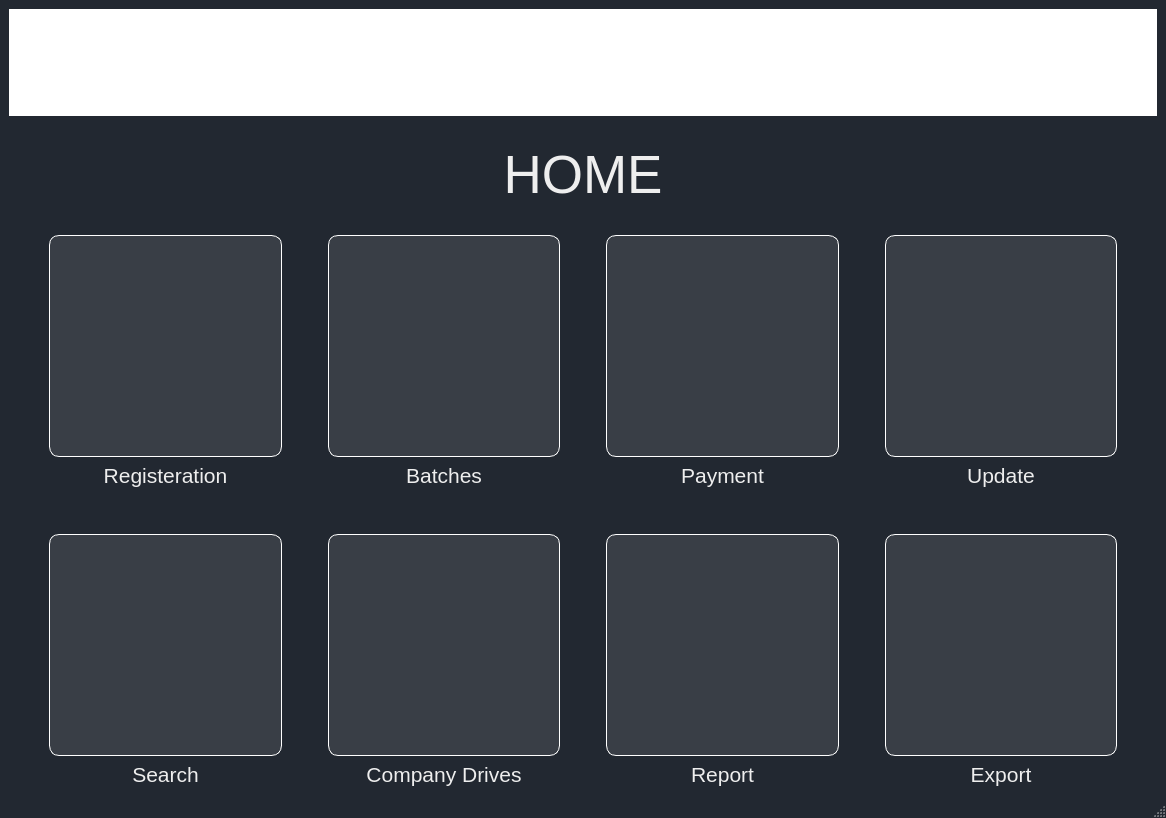
<?xml version="1.0" encoding="UTF-8"?>
<ui version="4.0">
 <class>MainWindow</class>
 <widget class="QMainWindow" name="MainWindow">
  <property name="geometry">
   <rect>
    <x>0</x>
    <y>0</y>
    <width>1166</width>
    <height>818</height>
   </rect>
  </property>
  <property name="windowTitle">
   <string>MainWindow</string>
  </property>
  <property name="autoFillBackground">
   <bool>false</bool>
  </property>
  <property name="styleSheet">
   <string notr="true">QMainWindow
{
background-color: #222831;
}
QPushButton{
color:#ffffff;
width: 220px;
height: 220px;
border-radius: 10px;
background-color: #393e46;
border: 1px solid #ffffff;
}

QPushButton:Hover{
background-color:#32e0c4;
}</string>
  </property>
  <widget class="QWidget" name="centralwidget">
   <layout class="QGridLayout" name="gridLayout">
    <item row="0" column="0">
     <layout class="QVBoxLayout" name="verticalLayout_10">
      <item>
       <widget class="QLabel" name="label">
        <property name="enabled">
         <bool>true</bool>
        </property>
        <property name="styleSheet">
         <string notr="true">background-color:white;
image: url(:/img/BITS png.png);
width: 1047px;
height: 188px;</string>
        </property>
        <property name="text">
         <string/>
        </property>
       </widget>
      </item>
      <item>
       <widget class="QLabel" name="label_10">
        <property name="font">
         <font>
          <family>Segoe UI</family>
          <pointsize>40</pointsize>
         </font>
        </property>
        <property name="mouseTracking">
         <bool>true</bool>
        </property>
        <property name="styleSheet">
         <string notr="true">color: rgb(50, 224, 196);
color: rgb(238, 238, 238);</string>
        </property>
        <property name="text">
         <string>&lt;html&gt;&lt;head/&gt;&lt;body&gt;&lt;p align=&quot;center&quot;&gt;HOME&lt;/p&gt;&lt;/body&gt;&lt;/html&gt;</string>
        </property>
       </widget>
      </item>
     </layout>
    </item>
    <item row="1" column="0">
     <layout class="QVBoxLayout" name="verticalLayout_9">
      <item>
       <layout class="QHBoxLayout" name="horizontalLayout">
        <item>
         <spacer name="horizontalSpacer_7">
          <property name="orientation">
           <enum>Qt::Horizontal</enum>
          </property>
          <property name="sizeType">
           <enum>QSizePolicy::Minimum</enum>
          </property>
          <property name="sizeHint" stdset="0">
           <size>
            <width>40</width>
            <height>20</height>
           </size>
          </property>
         </spacer>
        </item>
        <item>
         <layout class="QVBoxLayout" name="verticalLayout">
          <item>
           <widget class="QPushButton" name="registeration">
            <property name="font">
             <font>
              <pointsize>12</pointsize>
             </font>
            </property>
            <property name="cursor">
             <cursorShape>PointingHandCursor</cursorShape>
            </property>
            <property name="toolTip">
             <string>New Registeration</string>
            </property>
            <property name="styleSheet">
             <string notr="true"/>
            </property>
            <property name="text">
             <string/>
            </property>
            <property name="icon">
             <iconset resource="hi.qrc">
              <normaloff>:/img/add.png</normaloff>:/img/add.png</iconset>
            </property>
            <property name="iconSize">
             <size>
              <width>60</width>
              <height>60</height>
             </size>
            </property>
           </widget>
          </item>
          <item>
           <widget class="QLabel" name="label_2">
            <property name="font">
             <font>
              <pointsize>12</pointsize>
             </font>
            </property>
            <property name="styleSheet">
             <string notr="true">color: rgb(238, 238, 238);</string>
            </property>
            <property name="text">
             <string>&lt;html&gt;&lt;head/&gt;&lt;body&gt;&lt;p&gt;&lt;span style=&quot; font-size:16pt;&quot;&gt;Registeration&lt;/span&gt;&lt;/p&gt;&lt;/body&gt;&lt;/html&gt;</string>
            </property>
            <property name="alignment">
             <set>Qt::AlignCenter</set>
            </property>
           </widget>
          </item>
         </layout>
        </item>
        <item>
         <spacer name="horizontalSpacer">
          <property name="orientation">
           <enum>Qt::Horizontal</enum>
          </property>
          <property name="sizeType">
           <enum>QSizePolicy::Minimum</enum>
          </property>
          <property name="sizeHint" stdset="0">
           <size>
            <width>40</width>
            <height>20</height>
           </size>
          </property>
         </spacer>
        </item>
        <item>
         <layout class="QVBoxLayout" name="verticalLayout_2">
          <item>
           <widget class="QPushButton" name="Batches">
            <property name="font">
             <font>
              <pointsize>12</pointsize>
             </font>
            </property>
            <property name="cursor">
             <cursorShape>PointingHandCursor</cursorShape>
            </property>
            <property name="styleSheet">
             <string notr="true"/>
            </property>
            <property name="text">
             <string/>
            </property>
            <property name="icon">
             <iconset resource="hi.qrc">
              <normaloff>:/img/batch.png</normaloff>:/img/batch.png</iconset>
            </property>
            <property name="iconSize">
             <size>
              <width>60</width>
              <height>60</height>
             </size>
            </property>
           </widget>
          </item>
          <item>
           <widget class="QLabel" name="label_3">
            <property name="font">
             <font>
              <pointsize>12</pointsize>
             </font>
            </property>
            <property name="styleSheet">
             <string notr="true">color: rgb(238, 238, 238);</string>
            </property>
            <property name="text">
             <string>&lt;html&gt;&lt;head/&gt;&lt;body&gt;&lt;p&gt;&lt;span style=&quot; font-size:16pt;&quot;&gt;Batches&lt;/span&gt;&lt;/p&gt;&lt;/body&gt;&lt;/html&gt;</string>
            </property>
            <property name="alignment">
             <set>Qt::AlignCenter</set>
            </property>
           </widget>
          </item>
         </layout>
        </item>
        <item>
         <spacer name="horizontalSpacer_2">
          <property name="orientation">
           <enum>Qt::Horizontal</enum>
          </property>
          <property name="sizeType">
           <enum>QSizePolicy::Minimum</enum>
          </property>
          <property name="sizeHint" stdset="0">
           <size>
            <width>40</width>
            <height>20</height>
           </size>
          </property>
         </spacer>
        </item>
        <item>
         <layout class="QVBoxLayout" name="verticalLayout_3">
          <item>
           <widget class="QPushButton" name="Payment">
            <property name="font">
             <font>
              <pointsize>12</pointsize>
             </font>
            </property>
            <property name="cursor">
             <cursorShape>PointingHandCursor</cursorShape>
            </property>
            <property name="styleSheet">
             <string notr="true"/>
            </property>
            <property name="text">
             <string/>
            </property>
            <property name="icon">
             <iconset resource="hi.qrc">
              <normaloff>:/img/payment.png</normaloff>:/img/payment.png</iconset>
            </property>
            <property name="iconSize">
             <size>
              <width>60</width>
              <height>60</height>
             </size>
            </property>
           </widget>
          </item>
          <item>
           <widget class="QLabel" name="label_4">
            <property name="font">
             <font>
              <pointsize>12</pointsize>
             </font>
            </property>
            <property name="styleSheet">
             <string notr="true">color: rgb(238, 238, 238);</string>
            </property>
            <property name="text">
             <string>&lt;html&gt;&lt;head/&gt;&lt;body&gt;&lt;p&gt;&lt;span style=&quot; font-size:16pt;&quot;&gt;Payment&lt;/span&gt;&lt;/p&gt;&lt;/body&gt;&lt;/html&gt;</string>
            </property>
            <property name="alignment">
             <set>Qt::AlignCenter</set>
            </property>
           </widget>
          </item>
         </layout>
        </item>
        <item>
         <spacer name="horizontalSpacer_3">
          <property name="orientation">
           <enum>Qt::Horizontal</enum>
          </property>
          <property name="sizeType">
           <enum>QSizePolicy::Minimum</enum>
          </property>
          <property name="sizeHint" stdset="0">
           <size>
            <width>40</width>
            <height>20</height>
           </size>
          </property>
         </spacer>
        </item>
        <item>
         <layout class="QVBoxLayout" name="verticalLayout_4">
          <item>
           <widget class="QPushButton" name="Update">
            <property name="font">
             <font>
              <pointsize>12</pointsize>
             </font>
            </property>
            <property name="cursor">
             <cursorShape>PointingHandCursor</cursorShape>
            </property>
            <property name="styleSheet">
             <string notr="true"/>
            </property>
            <property name="text">
             <string/>
            </property>
            <property name="icon">
             <iconset resource="hi.qrc">
              <normaloff>:/img/update.png</normaloff>:/img/update.png</iconset>
            </property>
            <property name="iconSize">
             <size>
              <width>60</width>
              <height>60</height>
             </size>
            </property>
           </widget>
          </item>
          <item>
           <widget class="QLabel" name="label_5">
            <property name="font">
             <font>
              <pointsize>12</pointsize>
             </font>
            </property>
            <property name="styleSheet">
             <string notr="true">color: rgb(238, 238, 238);</string>
            </property>
            <property name="text">
             <string>&lt;html&gt;&lt;head/&gt;&lt;body&gt;&lt;p&gt;&lt;span style=&quot; font-size:16pt;&quot;&gt;Update&lt;/span&gt;&lt;/p&gt;&lt;/body&gt;&lt;/html&gt;</string>
            </property>
            <property name="alignment">
             <set>Qt::AlignCenter</set>
            </property>
           </widget>
          </item>
         </layout>
        </item>
        <item>
         <spacer name="horizontalSpacer_8">
          <property name="orientation">
           <enum>Qt::Horizontal</enum>
          </property>
          <property name="sizeType">
           <enum>QSizePolicy::Minimum</enum>
          </property>
          <property name="sizeHint" stdset="0">
           <size>
            <width>40</width>
            <height>20</height>
           </size>
          </property>
         </spacer>
        </item>
       </layout>
      </item>
      <item>
       <spacer name="verticalSpacer">
        <property name="orientation">
         <enum>Qt::Vertical</enum>
        </property>
        <property name="sizeType">
         <enum>QSizePolicy::Minimum</enum>
        </property>
        <property name="sizeHint" stdset="0">
         <size>
          <width>20</width>
          <height>40</height>
         </size>
        </property>
       </spacer>
      </item>
      <item>
       <layout class="QHBoxLayout" name="horizontalLayout_4">
        <item>
         <spacer name="horizontalSpacer_9">
          <property name="orientation">
           <enum>Qt::Horizontal</enum>
          </property>
          <property name="sizeType">
           <enum>QSizePolicy::Minimum</enum>
          </property>
          <property name="sizeHint" stdset="0">
           <size>
            <width>40</width>
            <height>20</height>
           </size>
          </property>
         </spacer>
        </item>
        <item>
         <layout class="QVBoxLayout" name="verticalLayout_5">
          <item>
           <widget class="QPushButton" name="pushButton_8">
            <property name="font">
             <font>
              <pointsize>12</pointsize>
             </font>
            </property>
            <property name="cursor">
             <cursorShape>PointingHandCursor</cursorShape>
            </property>
            <property name="styleSheet">
             <string notr="true"/>
            </property>
            <property name="text">
             <string/>
            </property>
            <property name="icon">
             <iconset resource="hi.qrc">
              <normaloff>:/img/search.png</normaloff>:/img/search.png</iconset>
            </property>
            <property name="iconSize">
             <size>
              <width>60</width>
              <height>60</height>
             </size>
            </property>
           </widget>
          </item>
          <item>
           <widget class="QLabel" name="label_6">
            <property name="font">
             <font>
              <pointsize>12</pointsize>
             </font>
            </property>
            <property name="styleSheet">
             <string notr="true">color: rgb(238, 238, 238);</string>
            </property>
            <property name="text">
             <string>&lt;html&gt;&lt;head/&gt;&lt;body&gt;&lt;p&gt;&lt;span style=&quot; font-size:16pt;&quot;&gt;Search&lt;/span&gt;&lt;/p&gt;&lt;/body&gt;&lt;/html&gt;</string>
            </property>
            <property name="alignment">
             <set>Qt::AlignCenter</set>
            </property>
           </widget>
          </item>
         </layout>
        </item>
        <item>
         <spacer name="horizontalSpacer_4">
          <property name="orientation">
           <enum>Qt::Horizontal</enum>
          </property>
          <property name="sizeType">
           <enum>QSizePolicy::Minimum</enum>
          </property>
          <property name="sizeHint" stdset="0">
           <size>
            <width>40</width>
            <height>20</height>
           </size>
          </property>
         </spacer>
        </item>
        <item>
         <layout class="QVBoxLayout" name="verticalLayout_6">
          <item>
           <widget class="QPushButton" name="companydrives">
            <property name="font">
             <font>
              <pointsize>12</pointsize>
             </font>
            </property>
            <property name="cursor">
             <cursorShape>PointingHandCursor</cursorShape>
            </property>
            <property name="styleSheet">
             <string notr="true"/>
            </property>
            <property name="text">
             <string/>
            </property>
            <property name="icon">
             <iconset resource="hi.qrc">
              <normaloff>:/img/job.png</normaloff>:/img/job.png</iconset>
            </property>
            <property name="iconSize">
             <size>
              <width>60</width>
              <height>60</height>
             </size>
            </property>
           </widget>
          </item>
          <item>
           <widget class="QLabel" name="label_7">
            <property name="font">
             <font>
              <pointsize>12</pointsize>
             </font>
            </property>
            <property name="styleSheet">
             <string notr="true">color: rgb(238, 238, 238);</string>
            </property>
            <property name="text">
             <string>&lt;html&gt;&lt;head/&gt;&lt;body&gt;&lt;p&gt;&lt;span style=&quot; font-size:16pt;&quot;&gt;Company Drives&lt;/span&gt;&lt;/p&gt;&lt;/body&gt;&lt;/html&gt;</string>
            </property>
            <property name="alignment">
             <set>Qt::AlignCenter</set>
            </property>
           </widget>
          </item>
         </layout>
        </item>
        <item>
         <spacer name="horizontalSpacer_5">
          <property name="orientation">
           <enum>Qt::Horizontal</enum>
          </property>
          <property name="sizeType">
           <enum>QSizePolicy::Minimum</enum>
          </property>
          <property name="sizeHint" stdset="0">
           <size>
            <width>40</width>
            <height>20</height>
           </size>
          </property>
         </spacer>
        </item>
        <item>
         <layout class="QVBoxLayout" name="verticalLayout_7">
          <item>
           <widget class="QPushButton" name="pushButton_5">
            <property name="font">
             <font>
              <pointsize>12</pointsize>
             </font>
            </property>
            <property name="cursor">
             <cursorShape>PointingHandCursor</cursorShape>
            </property>
            <property name="styleSheet">
             <string notr="true"/>
            </property>
            <property name="text">
             <string/>
            </property>
            <property name="icon">
             <iconset resource="hi.qrc">
              <normaloff>:/img/report.png</normaloff>:/img/report.png</iconset>
            </property>
            <property name="iconSize">
             <size>
              <width>60</width>
              <height>60</height>
             </size>
            </property>
           </widget>
          </item>
          <item>
           <widget class="QLabel" name="label_8">
            <property name="font">
             <font>
              <pointsize>12</pointsize>
             </font>
            </property>
            <property name="styleSheet">
             <string notr="true">color: rgb(238, 238, 238);</string>
            </property>
            <property name="text">
             <string>&lt;html&gt;&lt;head/&gt;&lt;body&gt;&lt;p&gt;&lt;span style=&quot; font-size:16pt;&quot;&gt;Report&lt;/span&gt;&lt;/p&gt;&lt;/body&gt;&lt;/html&gt;</string>
            </property>
            <property name="alignment">
             <set>Qt::AlignCenter</set>
            </property>
           </widget>
          </item>
         </layout>
        </item>
        <item>
         <spacer name="horizontalSpacer_6">
          <property name="orientation">
           <enum>Qt::Horizontal</enum>
          </property>
          <property name="sizeType">
           <enum>QSizePolicy::Minimum</enum>
          </property>
          <property name="sizeHint" stdset="0">
           <size>
            <width>40</width>
            <height>20</height>
           </size>
          </property>
         </spacer>
        </item>
        <item>
         <layout class="QVBoxLayout" name="verticalLayout_8">
          <item>
           <widget class="QPushButton" name="pushButton_6">
            <property name="font">
             <font>
              <pointsize>12</pointsize>
             </font>
            </property>
            <property name="cursor">
             <cursorShape>PointingHandCursor</cursorShape>
            </property>
            <property name="styleSheet">
             <string notr="true"/>
            </property>
            <property name="text">
             <string/>
            </property>
            <property name="icon">
             <iconset resource="hi.qrc">
              <normaloff>:/img/export.png</normaloff>:/img/export.png</iconset>
            </property>
            <property name="iconSize">
             <size>
              <width>60</width>
              <height>60</height>
             </size>
            </property>
           </widget>
          </item>
          <item>
           <widget class="QLabel" name="label_9">
            <property name="font">
             <font>
              <pointsize>12</pointsize>
             </font>
            </property>
            <property name="styleSheet">
             <string notr="true">color: rgb(238, 238, 238);</string>
            </property>
            <property name="text">
             <string>&lt;html&gt;&lt;head/&gt;&lt;body&gt;&lt;p&gt;&lt;span style=&quot; font-size:16pt;&quot;&gt;Export&lt;/span&gt;&lt;/p&gt;&lt;/body&gt;&lt;/html&gt;</string>
            </property>
            <property name="alignment">
             <set>Qt::AlignCenter</set>
            </property>
           </widget>
          </item>
         </layout>
        </item>
        <item>
         <spacer name="horizontalSpacer_10">
          <property name="orientation">
           <enum>Qt::Horizontal</enum>
          </property>
          <property name="sizeType">
           <enum>QSizePolicy::Minimum</enum>
          </property>
          <property name="sizeHint" stdset="0">
           <size>
            <width>40</width>
            <height>20</height>
           </size>
          </property>
         </spacer>
        </item>
       </layout>
      </item>
     </layout>
    </item>
   </layout>
  </widget>
  <widget class="QStatusBar" name="statusBar"/>
 </widget>
 <resources>
  <include location="hi.qrc"/>
 </resources>
 <connections/>
</ui>
